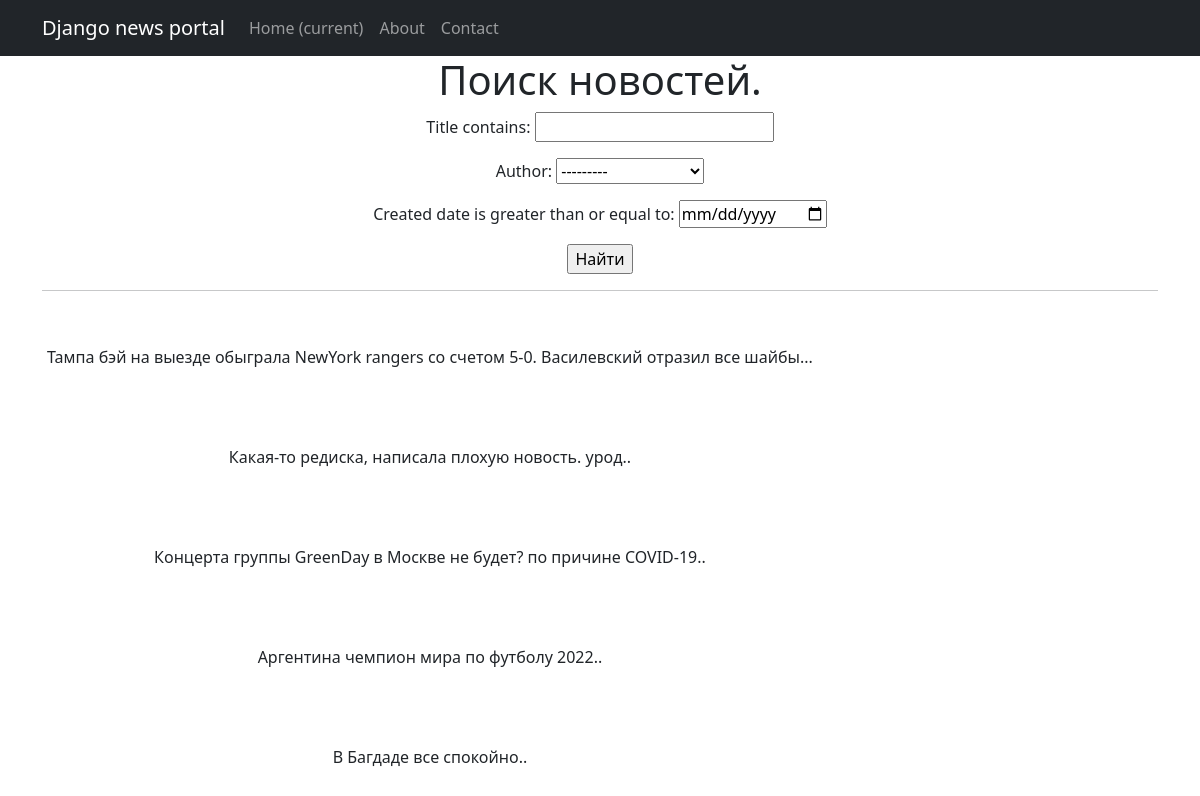
/news/news/search/, run on an earlier commit of the app's database.
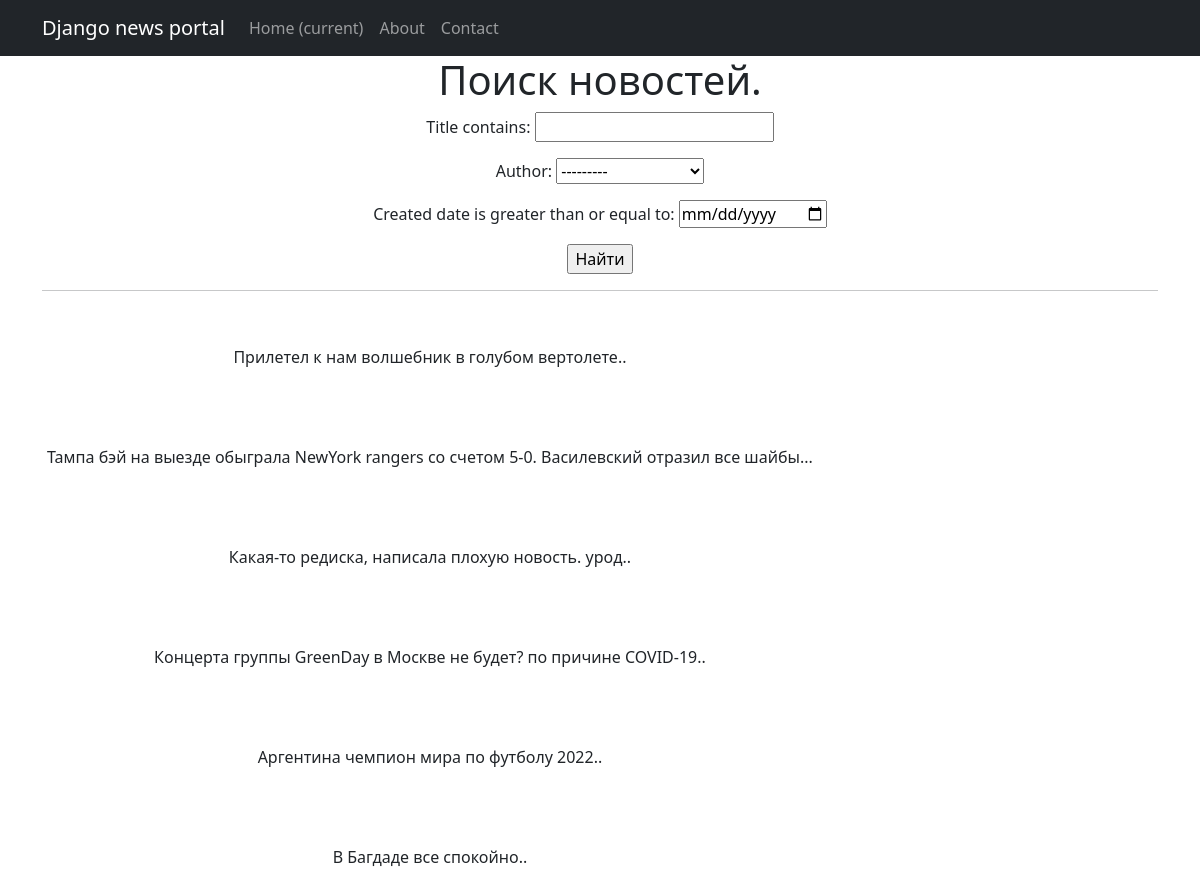
And on a later commit of the database.
### news/models.py (models this page shows, shortened)
class Post(models.Model):
    article = 'a'
    news = 'n'
    POST_TYPE = [
        (article, "Статья"),
        (news, "Новость")
    ]
    author = models.ForeignKey(Author, on_delete=models.CASCADE)
    post_type = models.CharField(max_length=1, choices=POST_TYPE, default=article)
    created = models.DateTimeField(auto_now_add=True)
    cats = models.ManyToManyField(Category, through='PostCategory')
    title = models.CharField(max_length=255)
    text = models.TextField()
    rating = models.IntegerField(default=0)
    def preview(self):
        size = 124 if len(self.text) > 124 else len(self.text)
        return self.text[:size] + '..'

### news/views.py (the view)
# urls.py: path('news/search/', NewsSearch.as_view(), name='news_search'),
class NewsSearch(ListView):
    model = Post
    ordering = '-created'
    template_name = 'news_search.html'
    context_object_name = 'news_search'
    paginate_by = 10
    def get_context_data(self, **kwargs):
        context = super().get_context_data(**kwargs)
        context['time_now'] = datetime.utcnow()
        context['filterset'] = self.filterset
        return context
    def get_queryset(self):
        queryset = super().get_queryset()
        self.filterset = NewsFilter(self.request.GET, queryset)
        return self.filterset.qs

### templates/news_search.html (shortened to what this page needs)
{% extends 'flatpages/default.html' %}
{% block content %}
<h1>Поиск новостей.</h1>
<form action="" method="get">
   {{ filterset.form.as_p }}
   <input type="submit" value="Найти" />
</form>
<hr>
<table>
    {% for post in news_search %}
           <tr style="height: 100px;">
               <td style="height: 100px;">{{ post.name_news }}</td>
               <td style="height: 100px;">{{ post.data_time }}</td>
               <td style="height: 100px;">{{ post.preview }}</td>
           </tr>
    {% endfor %}
</table>
{% endblock content %}

What changed in the data, as far as the page shows it:
added Post: preview "Прилетел к нам волшебник в голубом вертолете.."
